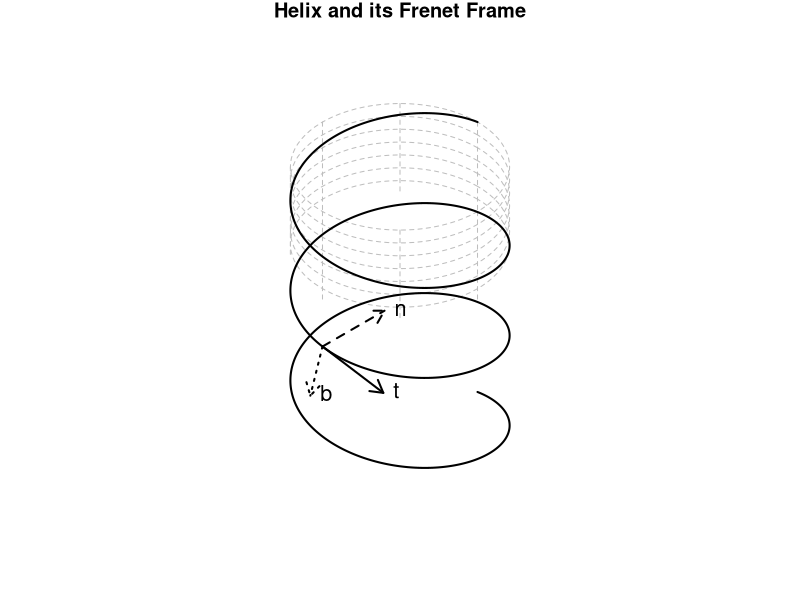

This chart was generated by the following R code: (Note: this script raises an error after producing the figure.)
setwd("C:/Users/18904/Github/differential-geometry/codes")
a=0.2
t=seq(0,6*pi,length.out=800)
x=cos(t)
y=sin(t)
z=a*t
proj=function(x,y,z)cbind(0.866*(x-y),0.5*(x+y)-0.8*z)
th=seq(0,2*pi,length.out=80)
mz=seq(0,2*a*pi,length.out=8)
mer_u=c();mer_v=c()
for(k in 0:7){
  ph=k*pi/4
  s=seq(0,2*a*pi,length.out=60)
  mer_u=c(mer_u,proj(rep(cos(ph),60),rep(sin(ph),60),s)[,1])
  mer_v=c(mer_v,proj(rep(cos(ph),60),rep(sin(ph),60),s)[,2])
}
p=proj(x,y,z)
t0=3*pi
c=sqrt(1+a^2)
tp=c(0,-1/c,a/c)
np=c(1,0,0)
bp=c(0,a/c,1/c)
r0=c(cos(t0),sin(t0),a*t0)
L=0.8
draw=function(){
  par(mar=c(0,0,1,0))
  plot(NULL,xlim=c(-2.6,2.6),ylim=c(-4.6,1.4),main="Helix and its Frenet Frame",xlab="",ylab="",asp=1,axes=FALSE)
  for(i in 1:7)lines(proj(cos(th),sin(th),rep(mz[i],80)),lty=2,col="grey")
  for(i in 1:7)lines(cbind(mer_u[((i-1)*60+1):(i*60)],mer_v[((i-1)*60+1):(i*60)]),lty=2,col="grey")
  lines(p,lwd=2)
  pr=proj(r0[1],r0[2],r0[3])
  pe=proj(r0[1]+L*tp[1],r0[2]+L*tp[2],r0[3]+L*tp[3])
  arrows(pr[1],pr[2],pe[1],pe[2],lwd=2,length=0.14)
  pe=proj(r0[1]+L*np[1],r0[2]+L*np[2],r0[3]+L*np[3])
  arrows(pr[1],pr[2],pe[1],pe[2],lwd=2,lty=2,length=0.14)
  pe=proj(r0[1]+L*bp[1],r0[2]+L*bp[2],r0[3]+L*bp[3])
  arrows(pr[1],pr[2],pe[1],pe[2],lwd=2,lty=3,length=0.14)
  text(pe[1],pe[2],"b",pos=4,cex=1.3)
  pe=proj(r0[1]+L*tp[1],r0[2]+L*tp[2],r0[3]+L*tp[3])
  text(pe[1],pe[2],"t",pos=4,cex=1.3)
  pe=proj(r0[1]+L*np[1],r0[2]+L*np[2],r0[3]+L*np[3])
  text(pe[1],pe[2],"n",pos=4,cex=1.3)
}
pdf("../figures/helix.pdf",width=4,height=4)
draw()
dev.off()
svglite::svglite("../figures/helix.svg",width=4,height=4)
draw()
dev.off()
